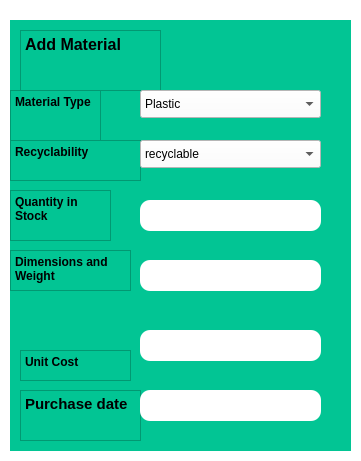
       <widget class="QFrame" name="frame_37">
        <property name="geometry">
         <rect>
          <x>80</x>
          <y>150</y>
          <width>361</width>
          <height>461</height>
         </rect>
        </property>
        <property name="autoFillBackground">
         <bool>false</bool>
        </property>
        <property name="styleSheet">
         <string notr="true">background-color: rgb(255, 255, 255);</string>
        </property>
        <property name="frameShape">
         <enum>QFrame::Shape::NoFrame</enum>
        </property>
        <widget class="QFrame" name="frame_15">
         <property name="geometry">
          <rect>
           <x>10</x>
           <y>20</y>
           <width>341</width>
           <height>431</height>
          </rect>
         </property>
         <property name="autoFillBackground">
          <bool>false</bool>
         </property>
         <property name="styleSheet">
          <string notr="true">
background-color: rgb(2, 197, 148);</string>
         </property>
         <property name="frameShape">
          <enum>QFrame::Shape::NoFrame</enum>
         </property>
         <widget class="QTextEdit" name="textEdit_50">
          <property name="geometry">
           <rect>
            <x>10</x>
            <y>10</y>
            <width>141</width>
            <height>61</height>
           </rect>
          </property>
          <property name="autoFillBackground">
           <bool>true</bool>
          </property>
          <property name="html">
           <string>&lt;!DOCTYPE HTML PUBLIC &quot;-//W3C//DTD HTML 4.0//EN&quot; &quot;http://www.w3.org/TR/REC-html40/strict.dtd&quot;&gt;
&lt;html&gt;&lt;head&gt;&lt;meta name=&quot;qrichtext&quot; content=&quot;1&quot; /&gt;&lt;meta charset=&quot;utf-8&quot; /&gt;&lt;style type=&quot;text/css&quot;&gt;
p, li { white-space: pre-wrap; }
hr { height: 1px; border-width: 0; }
li.unchecked::marker { content: &quot;\2610&quot;; }
li.checked::marker { content: &quot;\2612&quot;; }
&lt;/style&gt;&lt;/head&gt;&lt;body style=&quot; font-family:'Segoe UI'; font-size:9pt; font-weight:400; font-style:normal;&quot;&gt;
&lt;p style=&quot; margin-top:0px; margin-bottom:0px; margin-left:0px; margin-right:0px; -qt-block-indent:0; text-indent:0px;&quot;&gt;&lt;span style=&quot; font-size:12pt; font-weight:700; color:#000000;&quot;&gt;Add Material&lt;/span&gt;&lt;/p&gt;&lt;/body&gt;&lt;/html&gt;</string>
          </property>
         </widget>
         <widget class="QTextEdit" name="textEdit_51">
          <property name="geometry">
           <rect>
            <x>0</x>
            <y>230</y>
            <width>121</width>
            <height>41</height>
           </rect>
          </property>
          <property name="autoFillBackground">
           <bool>true</bool>
          </property>
          <property name="html">
           <string>&lt;!DOCTYPE HTML PUBLIC &quot;-//W3C//DTD HTML 4.0//EN&quot; &quot;http://www.w3.org/TR/REC-html40/strict.dtd&quot;&gt;
&lt;html&gt;&lt;head&gt;&lt;meta name=&quot;qrichtext&quot; content=&quot;1&quot; /&gt;&lt;meta charset=&quot;utf-8&quot; /&gt;&lt;style type=&quot;text/css&quot;&gt;
p, li { white-space: pre-wrap; }
hr { height: 1px; border-width: 0; }
li.unchecked::marker { content: &quot;\2610&quot;; }
li.checked::marker { content: &quot;\2612&quot;; }
&lt;/style&gt;&lt;/head&gt;&lt;body style=&quot; font-family:'Segoe UI'; font-size:9pt; font-weight:400; font-style:normal;&quot;&gt;
&lt;p style=&quot; margin-top:0px; margin-bottom:0px; margin-left:0px; margin-right:0px; -qt-block-indent:0; text-indent:0px;&quot;&gt;&lt;span style=&quot; font-weight:700; color:#000000;&quot;&gt;Dimensions and Weight&lt;/span&gt;&lt;/p&gt;&lt;/body&gt;&lt;/html&gt;</string>
          </property>
         </widget>
         <widget class="QTextEdit" name="textEdit_52">
          <property name="geometry">
           <rect>
            <x>0</x>
            <y>170</y>
            <width>101</width>
            <height>51</height>
           </rect>
          </property>
          <property name="autoFillBackground">
           <bool>true</bool>
          </property>
          <property name="html">
           <string>&lt;!DOCTYPE HTML PUBLIC &quot;-//W3C//DTD HTML 4.0//EN&quot; &quot;http://www.w3.org/TR/REC-html40/strict.dtd&quot;&gt;
&lt;html&gt;&lt;head&gt;&lt;meta name=&quot;qrichtext&quot; content=&quot;1&quot; /&gt;&lt;meta charset=&quot;utf-8&quot; /&gt;&lt;style type=&quot;text/css&quot;&gt;
p, li { white-space: pre-wrap; }
hr { height: 1px; border-width: 0; }
li.unchecked::marker { content: &quot;\2610&quot;; }
li.checked::marker { content: &quot;\2612&quot;; }
&lt;/style&gt;&lt;/head&gt;&lt;body style=&quot; font-family:'Segoe UI'; font-size:9pt; font-weight:400; font-style:normal;&quot;&gt;
&lt;p style=&quot; margin-top:0px; margin-bottom:0px; margin-left:0px; margin-right:0px; -qt-block-indent:0; text-indent:0px;&quot;&gt;&lt;span style=&quot; font-weight:700; color:#000000;&quot;&gt;Quantity in Stock&lt;/span&gt;&lt;/p&gt;&lt;/body&gt;&lt;/html&gt;</string>
          </property>
         </widget>
         <widget class="QTextEdit" name="textEdit_53">
          <property name="geometry">
           <rect>
            <x>0</x>
            <y>120</y>
            <width>131</width>
            <height>41</height>
           </rect>
          </property>
          <property name="autoFillBackground">
           <bool>true</bool>
          </property>
          <property name="html">
           <string>&lt;!DOCTYPE HTML PUBLIC &quot;-//W3C//DTD HTML 4.0//EN&quot; &quot;http://www.w3.org/TR/REC-html40/strict.dtd&quot;&gt;
&lt;html&gt;&lt;head&gt;&lt;meta name=&quot;qrichtext&quot; content=&quot;1&quot; /&gt;&lt;meta charset=&quot;utf-8&quot; /&gt;&lt;style type=&quot;text/css&quot;&gt;
p, li { white-space: pre-wrap; }
hr { height: 1px; border-width: 0; }
li.unchecked::marker { content: &quot;\2610&quot;; }
li.checked::marker { content: &quot;\2612&quot;; }
&lt;/style&gt;&lt;/head&gt;&lt;body style=&quot; font-family:'Segoe UI'; font-size:9pt; font-weight:400; font-style:normal;&quot;&gt;
&lt;p style=&quot; margin-top:0px; margin-bottom:0px; margin-left:0px; margin-right:0px; -qt-block-indent:0; text-indent:0px;&quot;&gt;&lt;span style=&quot; font-weight:700; color:#000000;&quot;&gt;Recyclability&lt;/span&gt;&lt;/p&gt;&lt;/body&gt;&lt;/html&gt;</string>
          </property>
         </widget>
         <widget class="QTextEdit" name="textEdit_54">
          <property name="geometry">
           <rect>
            <x>0</x>
            <y>70</y>
            <width>91</width>
            <height>51</height>
           </rect>
          </property>
          <property name="autoFillBackground">
           <bool>true</bool>
          </property>
          <property name="styleSheet">
           <string notr="true">color: black;
color: rgb(0, 0, 0);</string>
          </property>
          <property name="html">
           <string>&lt;!DOCTYPE HTML PUBLIC &quot;-//W3C//DTD HTML 4.0//EN&quot; &quot;http://www.w3.org/TR/REC-html40/strict.dtd&quot;&gt;
&lt;html&gt;&lt;head&gt;&lt;meta name=&quot;qrichtext&quot; content=&quot;1&quot; /&gt;&lt;meta charset=&quot;utf-8&quot; /&gt;&lt;style type=&quot;text/css&quot;&gt;
p, li { white-space: pre-wrap; }
hr { height: 1px; border-width: 0; }
li.unchecked::marker { content: &quot;\2610&quot;; }
li.checked::marker { content: &quot;\2612&quot;; }
&lt;/style&gt;&lt;/head&gt;&lt;body style=&quot; font-family:'Segoe UI'; font-size:9pt; font-weight:400; font-style:normal;&quot;&gt;
&lt;p style=&quot; margin-top:0px; margin-bottom:0px; margin-left:0px; margin-right:0px; -qt-block-indent:0; text-indent:0px;&quot;&gt;&lt;span style=&quot; font-weight:700; color:#000000;&quot;&gt;Material Type&lt;/span&gt;&lt;/p&gt;&lt;/body&gt;&lt;/html&gt;</string>
          </property>
         </widget>
         <widget class="QTextEdit" name="textEdit_55">
          <property name="geometry">
           <rect>
            <x>10</x>
            <y>330</y>
            <width>111</width>
            <height>31</height>
           </rect>
          </property>
          <property name="autoFillBackground">
           <bool>true</bool>
          </property>
          <property name="html">
           <string>&lt;!DOCTYPE HTML PUBLIC &quot;-//W3C//DTD HTML 4.0//EN&quot; &quot;http://www.w3.org/TR/REC-html40/strict.dtd&quot;&gt;
&lt;html&gt;&lt;head&gt;&lt;meta name=&quot;qrichtext&quot; content=&quot;1&quot; /&gt;&lt;meta charset=&quot;utf-8&quot; /&gt;&lt;style type=&quot;text/css&quot;&gt;
p, li { white-space: pre-wrap; }
hr { height: 1px; border-width: 0; }
li.unchecked::marker { content: &quot;\2610&quot;; }
li.checked::marker { content: &quot;\2612&quot;; }
&lt;/style&gt;&lt;/head&gt;&lt;body style=&quot; font-family:'Segoe UI'; font-size:9pt; font-weight:400; font-style:normal;&quot;&gt;
&lt;p style=&quot; margin-top:0px; margin-bottom:0px; margin-left:0px; margin-right:0px; -qt-block-indent:0; text-indent:0px;&quot;&gt;&lt;span style=&quot; font-weight:700; color:#000000;&quot;&gt;Unit Cost&lt;/span&gt;&lt;/p&gt;&lt;/body&gt;&lt;/html&gt;</string>
          </property>
         </widget>
         <widget class="QTextEdit" name="textEdit_56">
          <property name="geometry">
           <rect>
            <x>10</x>
            <y>370</y>
            <width>121</width>
            <height>51</height>
           </rect>
          </property>
          <property name="autoFillBackground">
           <bool>true</bool>
          </property>
          <property name="html">
           <string>&lt;!DOCTYPE HTML PUBLIC &quot;-//W3C//DTD HTML 4.0//EN&quot; &quot;http://www.w3.org/TR/REC-html40/strict.dtd&quot;&gt;
&lt;html&gt;&lt;head&gt;&lt;meta name=&quot;qrichtext&quot; content=&quot;1&quot; /&gt;&lt;meta charset=&quot;utf-8&quot; /&gt;&lt;style type=&quot;text/css&quot;&gt;
p, li { white-space: pre-wrap; }
hr { height: 1px; border-width: 0; }
li.unchecked::marker { content: &quot;\2610&quot;; }
li.checked::marker { content: &quot;\2612&quot;; }
&lt;/style&gt;&lt;/head&gt;&lt;body style=&quot; font-family:'Segoe UI'; font-size:9pt; font-weight:400; font-style:normal;&quot;&gt;
&lt;p style=&quot; margin-top:0px; margin-bottom:0px; margin-left:0px; margin-right:0px; -qt-block-indent:0; text-indent:0px;&quot;&gt;&lt;span style=&quot; font-size:11pt; font-weight:700; color:#000000;&quot;&gt;Purchase date&lt;/span&gt;&lt;/p&gt;&lt;/body&gt;&lt;/html&gt;</string>
          </property>
         </widget>
         <widget class="QLineEdit" name="lineEdit_18">
          <property name="geometry">
           <rect>
            <x>130</x>
            <y>180</y>
            <width>181</width>
            <height>31</height>
           </rect>
          </property>
          <property name="autoFillBackground">
           <bool>false</bool>
          </property>
          <property name="styleSheet">
           <string notr="true">background-color: rgb(255, 255, 255);
border-radius:10px;</string>
          </property>
         </widget>
         <widget class="QLineEdit" name="lineEdit_19">
          <property name="geometry">
           <rect>
            <x>130</x>
            <y>310</y>
            <width>181</width>
            <height>31</height>
           </rect>
          </property>
          <property name="autoFillBackground">
           <bool>false</bool>
          </property>
          <property name="styleSheet">
           <string notr="true">background-color: rgb(255, 255, 255);
border-radius:10px;</string>
          </property>
         </widget>
         <widget class="QLineEdit" name="lineEdit_20">
          <property name="geometry">
           <rect>
            <x>130</x>
            <y>240</y>
            <width>181</width>
            <height>31</height>
           </rect>
          </property>
          <property name="autoFillBackground">
           <bool>false</bool>
          </property>
          <property name="styleSheet">
           <string notr="true">background-color: rgb(255, 255, 255);
border-radius:10px;</string>
          </property>
         </widget>
         <widget class="QComboBox" name="comboBox_3">
          <property name="geometry">
           <rect>
            <x>130</x>
            <y>70</y>
            <width>181</width>
            <height>28</height>
           </rect>
          </property>
          <property name="autoFillBackground">
           <bool>false</bool>
          </property>
          <property name="styleSheet">
           <string notr="true">background-color: rgb(255, 255, 255);</string>
          </property>
          <item>
           <property name="text">
            <string>Plastic</string>
           </property>
          </item>
          <item>
           <property name="text">
            <string>Glass
</string>
           </property>
          </item>
          <item>
           <property name="text">
            <string>Coated Paper</string>
           </property>
          </item>
          <item>
           <property name="text">
            <string>aluminium</string>
           </property>
          </item>
          <item>
           <property name="text">
            <string>Corrugated cardboard</string>
           </property>
          </item>
         </widget>
         <widget class="QComboBox" name="comboBox_4">
          <property name="geometry">
           <rect>
            <x>130</x>
            <y>120</y>
            <width>181</width>
            <height>28</height>
           </rect>
          </property>
          <property name="autoFillBackground">
           <bool>false</bool>
          </property>
          <property name="styleSheet">
           <string notr="true">background-color: rgb(255, 255, 255);</string>
          </property>
          <item>
           <property name="text">
            <string>recyclable </string>
           </property>
          </item>
          <item>
           <property name="text">
            <string>non-recyclable 
</string>
           </property>
          </item>
          <item>
           <property name="text">
            <string/>
           </property>
          </item>
          <item>
           <property name="text">
            <string/>
           </property>
          </item>
          <item>
           <property name="text">
            <string/>
           </property>
          </item>
         </widget>
         <widget class="QLineEdit" name="lineEdit_21">
          <property name="geometry">
           <rect>
            <x>130</x>
            <y>370</y>
            <width>181</width>
            <height>31</height>
           </rect>
          </property>
          <property name="autoFillBackground">
           <bool>false</bool>
          </property>
          <property name="styleSheet">
           <string notr="true">background-color: rgb(255, 255, 255);
border-radius:10px;</string>
          </property>
         </widget>
        </widget>
       </widget>
